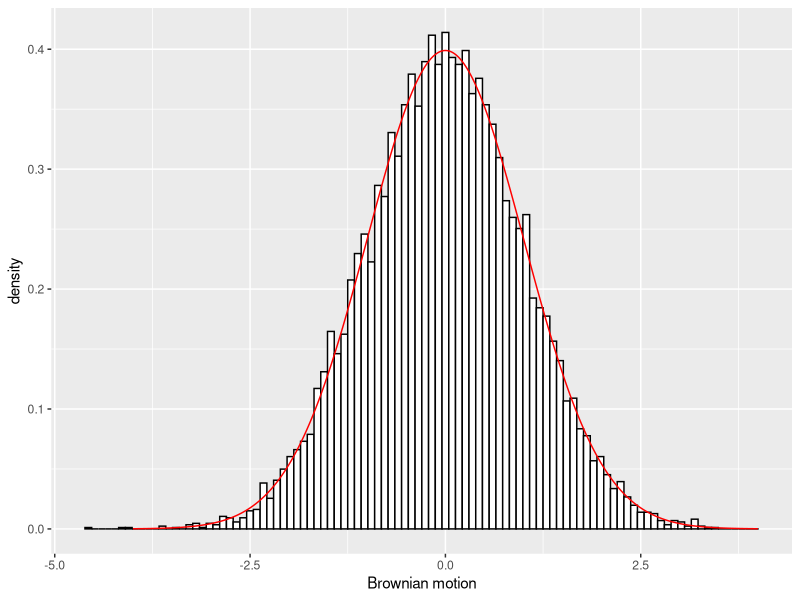
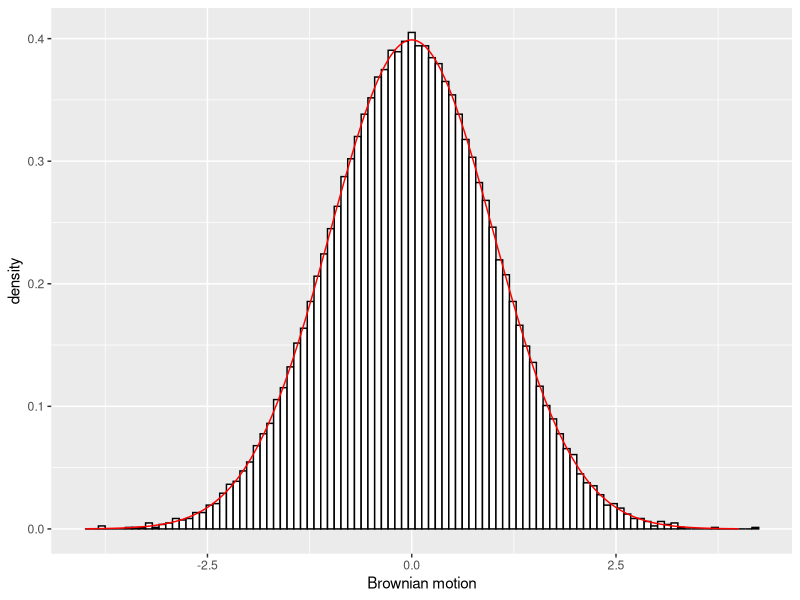
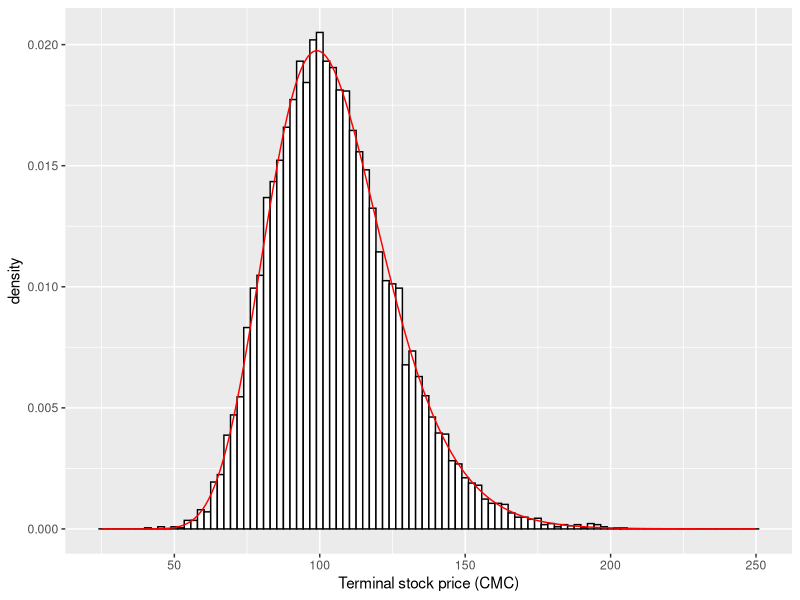
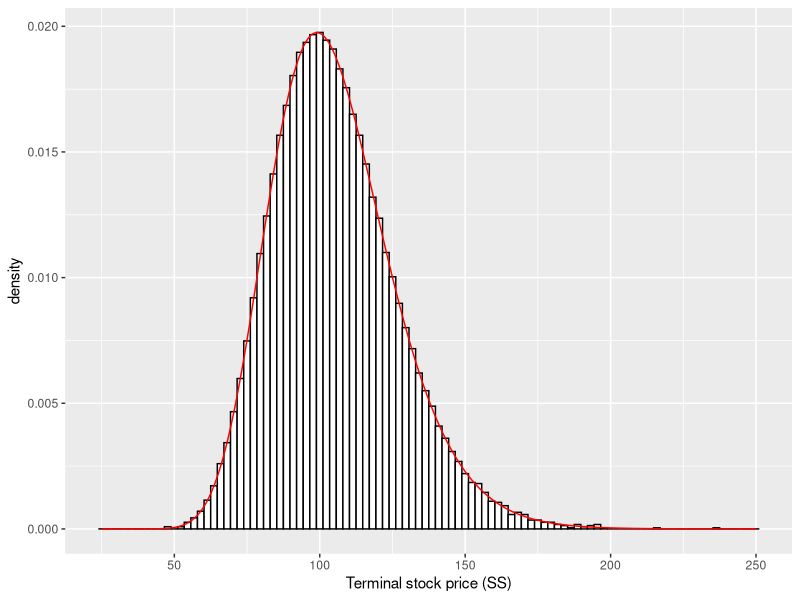

These figures' R source, in order:
library(ggplot2)

# Initial European call option price function
bs <- function(price, vol, mat, rate, strike) {
  d1 <-
    (log(price / strike) + (rate + 0.5 * vol ** 2) * mat) / (vol * sqrt(mat))
  d2 <- d1 - vol * sqrt(mat)
  
  # mean and sd do not need to be specified: default to N(0,1)
  n1 <- pnorm(d1, mean = 0, sd = 1)
  n2 <- pnorm(d2, mean = 0, sd = 1)
  dc <- exp(-rate * mat)
  
  return(price * n1 - dc * strike * n2)
}

n <- 10000
s <- 100
k <- 110
r <- 0.05
v <- 0.2
mat <- 1
dt  <- 1 / 1000
ts  <- mat / dt

z <- rnorm(n, 0, 1)

m <- 10     # Simulations per stratum
l <- n / m  # Amount of strata
q <- m  / n # Sims per stratum relative to all sims
p <- 1  / l # Equiprobable strata

z_ss <- matrix(0, m, l) 
for (j in 1:l){
  U <- runif(m, 0, 1)
  V <- (j - 1 + U) / l
  z_ss[, j] <- qnorm(V)
}

z_ss <- as.vector(z_ss)

x <- seq(-4+8/n, 4, 8/n)
ggplot(NULL) +
  geom_histogram(aes(x = z, y = ..density..),
                 fill = 'white', col = 'black',
                 bins = 100) +
  geom_line(aes(x = x, y = dnorm(x, 0, 1)),
            col = 'red') +
  labs(x = "Brownian motion")

ggplot(NULL) +
  geom_histogram(aes(x = z_ss, y = ..density..),
                 fill = 'white', col = 'black',
                 bins = 100) +
  geom_line(aes(x = x, y = dnorm(x, 0, 1)),
            col = 'red') +
  labs(x = "Brownian motion")

drift <- (r - 0.5 * v ** 2) * mat
vol   <- v * sqrt(mat)

S  <- s * exp(drift + vol * z)
SS <- s * exp(drift + vol * z_ss)

C  <- pmax(S - k,  0)
CS <- pmax(SS - k, 0)

x_T <- seq(25, 250, 0.01)
ggplot(NULL) +
  geom_histogram(aes(x = S, y = ..density..),
                 fill = 'white', col = 'black',
                 bins = 100) +
  geom_line(aes(x = x_T, y = dlnorm(x_T, log(s) + drift, vol)),
            col = 'red') +
  labs(x = "Terminal stock price (CMC)")

ggplot(NULL) +
  geom_histogram(aes(x = SS, y = ..density..),
                 fill = 'white', col = 'black',
                 bins = 100) +
  geom_line(aes(x = x_T, y = dlnorm(x_T, log(s) + drift, vol)),
            col = 'red') +
  labs(x = "Terminal stock price (SS)")
